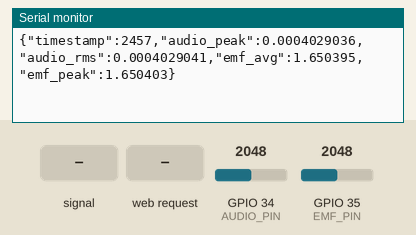
Simulated run of this program. Board: ESP32. Parts: the last lines printed to the serial monitor. The inputs (shaded band) are chosen by the test bench; at power-on: GPIO 34 (AUDIO_PIN) = 2048, GPIO 35 (EMF_PIN) = 2048 (analog values on the 0–4095 scale). WiFi joins after 1.5 s; servers stay silent unless stated.

Above: at 2.7 s.
2.8 s: GPIO 34 (AUDIO_PIN) fed a 200 Hz sine of ±327 counts around its level
At 3.09 s:
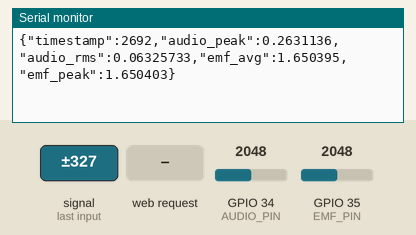
4.3 s: GPIO 34 (AUDIO_PIN) set to 2866
At 4.5 s:
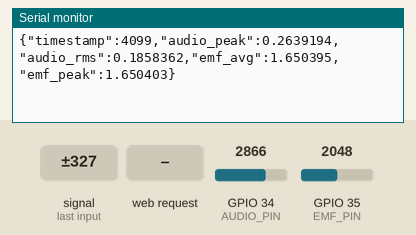
5.8 s: GPIO 35 (EMF_PIN) set to 2866
At 5.91 s:
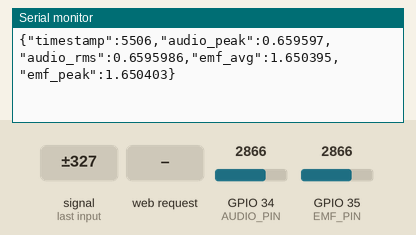
7.3 s: HTTP request GET /status received
8.8 s: GPIO 34 (AUDIO_PIN) fed a 1000 Hz sine of ±1023 counts around its level
At 9.19 s:
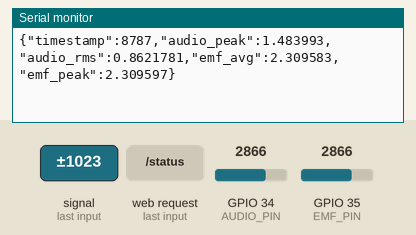
10.3 s: HTTP request GET /data received
At 10.83 s:
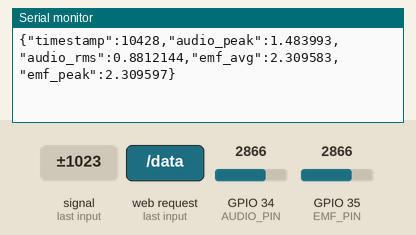
Timing chart, 0 to 12.8 s (numbered marks = the images above; inputs shaded):
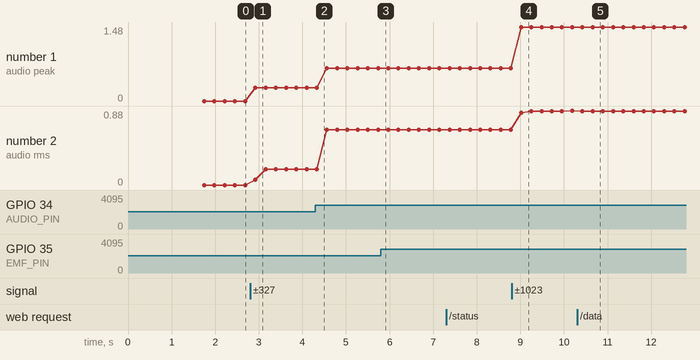

The program:

main.cpp
```cpp
#include <Arduino.h>
#include <WiFi.h>
#include <WebServer.h>
#include <ArduinoJson.h>
#include "audio_capture.h"
#include "emf_sensor.h"

// Configuración WiFi
// IMPORTANTE: Actualizar estas credenciales antes de subir
// O almacenar en un archivo de configuración separado no confirmado en control de versiones
const char* ssid = "YOUR_WIFI_SSID";
const char* password = "YOUR_WIFI_PASSWORD";

// Servidor Web
WebServer server(80);

// Instancias de sensores
AudioCapture audioCapture;
EMFSensor emfSensor;

// Buffer de datos
const int BUFFER_SIZE = 512;
float audioBuffer[BUFFER_SIZE];
float emfBuffer[BUFFER_SIZE];

// Temporización
unsigned long lastSensorRead = 0;
const unsigned long SENSOR_INTERVAL = 100; // Leer cada 100ms

void setupWiFi() {
  Serial.println("Conectando a WiFi...");
  WiFi.begin(ssid, password);

  int attempts = 0;
  while (WiFi.status() != WL_CONNECTED && attempts < 20) {
    delay(500);
    Serial.print(".");
    attempts++;
  }

  if (WiFi.status() == WL_CONNECTED) {
    Serial.println("\nWiFi connected");
    Serial.print("IP address: ");
    Serial.println(WiFi.localIP());
  } else {
    Serial.println("\nWiFi connection failed, continuing in standalone mode");
  }
}

void handleRoot() {
  String html = "<html><body><h1>Flordevid Sensor System</h1>";
  html += "<p><a href='/status'>Status</a> | <a href='/data'>Data</a></p>";
  html += "</body></html>";
  server.send(200, "text/html", html);
}

void handleStatus() {
  StaticJsonDocument<256> doc;
  doc["status"] = "online";
  doc["uptime"] = millis() / 1000;
  doc["wifi_connected"] = WiFi.status() == WL_CONNECTED;
  doc["audio_enabled"] = true;
  doc["emf_enabled"] = true;

  String response;
  serializeJson(doc, response);
  server.send(200, "application/json", response);
}

void handleData() {
  StaticJsonDocument<2048> doc;

  // Add audio data
  JsonArray audioArray = doc.createNestedArray("audio");
  for (int i = 0; i < 10; i++) { // Send first 10 samples
    audioArray.add(audioBuffer[i]);
  }

  // Add EMF data
  JsonArray emfArray = doc.createNestedArray("emf");
  for (int i = 0; i < 10; i++) { // Send first 10 samples
    emfArray.add(emfBuffer[i]);
  }

  doc["audio_peak"] = audioCapture.getPeakLevel();
  doc["emf_average"] = emfSensor.getAverageLevel();
  doc["timestamp"] = millis();

  String response;
  serializeJson(doc, response);
  server.send(200, "application/json", response);
}

void handleNotFound() {
  server.send(404, "text/plain", "Not found");
}

void setup() {
  Serial.begin(115200);
  Serial.println("\n\nFlordevid - Monitor de Señales Ambientales");
  Serial.println("==========================================");

  // Inicializar sensores
  Serial.println("Inicializando sensores...");
  audioCapture.begin();
  emfSensor.begin();

  // Configurar WiFi
  setupWiFi();

  // Configurar servidor web
  server.on("/", handleRoot);
  server.on("/status", handleStatus);
  server.on("/data", handleData);
  server.onNotFound(handleNotFound);
  server.begin();
  Serial.println("Servidor HTTP iniciado");

  Serial.println("Sistema listo!");
}

void loop() {
  // Manejar solicitudes web
  server.handleClient();

  // Leer sensores en intervalo
  unsigned long currentMillis = millis();
  if (currentMillis - lastSensorRead >= SENSOR_INTERVAL) {
    lastSensorRead = currentMillis;

    // Capturar muestras de audio
    audioCapture.read(audioBuffer, BUFFER_SIZE);

    // Leer sensor EMF
    emfSensor.read(emfBuffer, BUFFER_SIZE);

    // Enviar datos por serial en formato JSON
    StaticJsonDocument<512> doc;
    doc["timestamp"] = currentMillis;
    doc["audio_peak"] = audioCapture.getPeakLevel();
    doc["audio_rms"] = audioCapture.getRMSLevel();
    doc["emf_avg"] = emfSensor.getAverageLevel();
    doc["emf_peak"] = emfSensor.getPeakLevel();

    serializeJson(doc, Serial);
    Serial.println();
  }

  // Pequeño retardo para prevenir problemas de watchdog
  delay(1);
}
```

audio_capture.h
```cpp
#ifndef AUDIO_CAPTURE_H
#define AUDIO_CAPTURE_H

#include <Arduino.h>

// Pin de entrada de audio (ADC)
#define AUDIO_PIN 34  // GPIO34 (ADC1_CH6)

class AudioCapture {
private:
  float peakLevel;
  float rmsLevel;
  const int sampleRate = 8000; // Muestreo 8kHz

public:
  AudioCapture() : peakLevel(0), rmsLevel(0) {}

  void begin() {
    pinMode(AUDIO_PIN, INPUT);
    analogReadResolution(12); // Resolución ADC de 12 bits
    analogSetAttenuation(ADC_11db); // Rango completo 0-3.3V
    Serial.println("Captura de audio inicializada en pin " + String(AUDIO_PIN));
  }

  void read(float* buffer, int bufferSize) {
    float sum = 0;
    peakLevel = 0;

    for (int i = 0; i < bufferSize; i++) {
      // Leer valor analógico (0-4095 para 12 bits)
      int rawValue = analogRead(AUDIO_PIN);

      // Convertir a voltaje (-1.65V a +1.65V, centrado en 1.65V)
      float voltage = (rawValue / 4095.0) * 3.3;
      float centered = voltage - 1.65;

      buffer[i] = centered;

      // Calcular pico y RMS
      float absValue = abs(centered);
      if (absValue > peakLevel) {
        peakLevel = absValue;
      }
      sum += centered * centered;

      // Retardo para tasa de muestreo (aproximado)
      delayMicroseconds(125); // 1/8000 segundos = 125 microsegundos
    }

    rmsLevel = sqrt(sum / bufferSize);
  }

  float getPeakLevel() const {
    return peakLevel;
  }

  float getRMSLevel() const {
    return rmsLevel;
  }
};

#endif // AUDIO_CAPTURE_H
```

emf_sensor.h
```cpp
#ifndef EMF_SENSOR_H
#define EMF_SENSOR_H

#include <Arduino.h>

// Pin de entrada del sensor EMF (ADC)
#define EMF_PIN 35  // GPIO35 (ADC1_CH7)

class EMFSensor {
private:
  float averageLevel;
  float peakLevel;

public:
  EMFSensor() : averageLevel(0), peakLevel(0) {}

  void begin() {
    pinMode(EMF_PIN, INPUT);
    analogReadResolution(12); // Resolución ADC de 12 bits
    analogSetAttenuation(ADC_11db); // Rango completo 0-3.3V
    Serial.println("Sensor EMF inicializado en pin " + String(EMF_PIN));
  }

  void read(float* buffer, int bufferSize) {
    float sum = 0;
    peakLevel = 0;

    for (int i = 0; i < bufferSize; i++) {
      // Leer valor analógico (0-4095 para 12 bits)
      int rawValue = analogRead(EMF_PIN);

      // Convertir a voltaje (0-3.3V)
      float voltage = (rawValue / 4095.0) * 3.3;

      buffer[i] = voltage;

      // Calcular pico y promedio
      if (voltage > peakLevel) {
        peakLevel = voltage;
      }
      sum += voltage;

      // Pequeño retardo entre lecturas
      delayMicroseconds(100);
    }

    averageLevel = sum / bufferSize;
  }

  float getAverageLevel() const {
    return averageLevel;
  }

  float getPeakLevel() const {
    return peakLevel;
  }

  // Obtener lectura única para verificaciones rápidas
  float readSingle() {
    int rawValue = analogRead(EMF_PIN);
    return (rawValue / 4095.0) * 3.3;
  }
};

#endif // EMF_SENSOR_H
```

Measured:
- after the input at 2.8 s, the serial monitor: prints a new line after 0.12 s (image 1)
- after the input at 8.8 s, the serial monitor: prints a new line after 0.22 s (image 4)
- after the input at 10.3 s, the serial monitor: prints a new line after 0.36 s (image 5)
- plotted number 1: 0 → 0.26 after the input at 2.8 s, 0.26 → 0.66 after the input at 4.3 s, 0.66 → 1.48 after the input at 8.8 s
- plotted number 2: 0 → 0.19 after the input at 2.8 s, 0.19 → 0.66 after the input at 4.3 s, 0.66 → 0.88 after the input at 8.8 s, 0.88 → 0.88 after the input at 10.3 s
